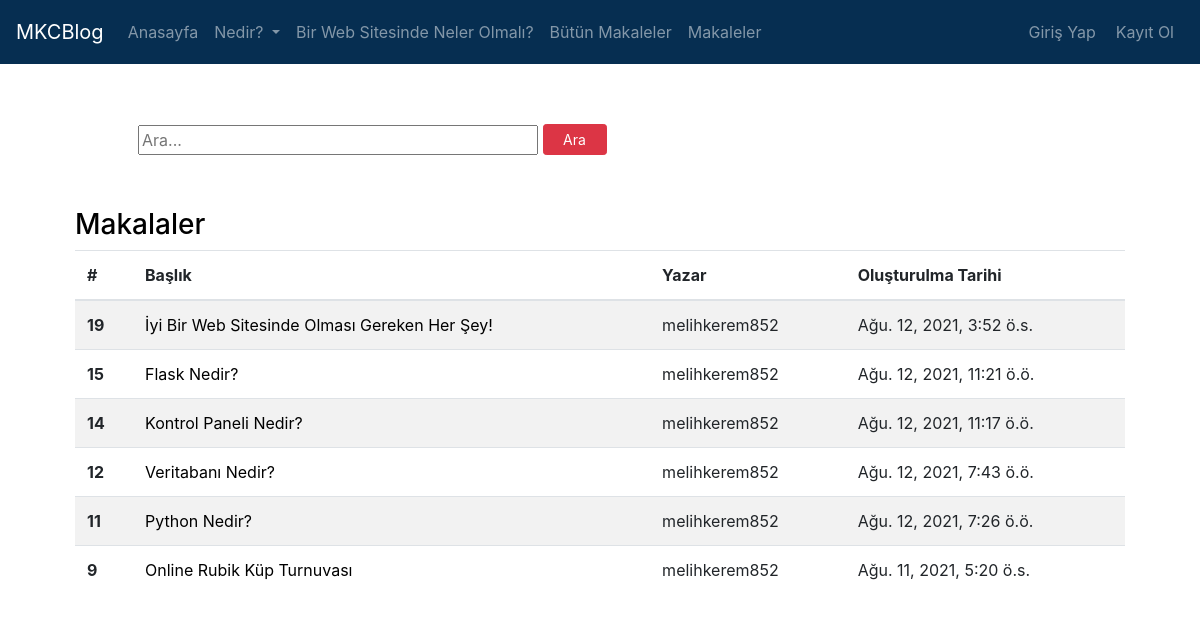
The app's page /articles/, older data.
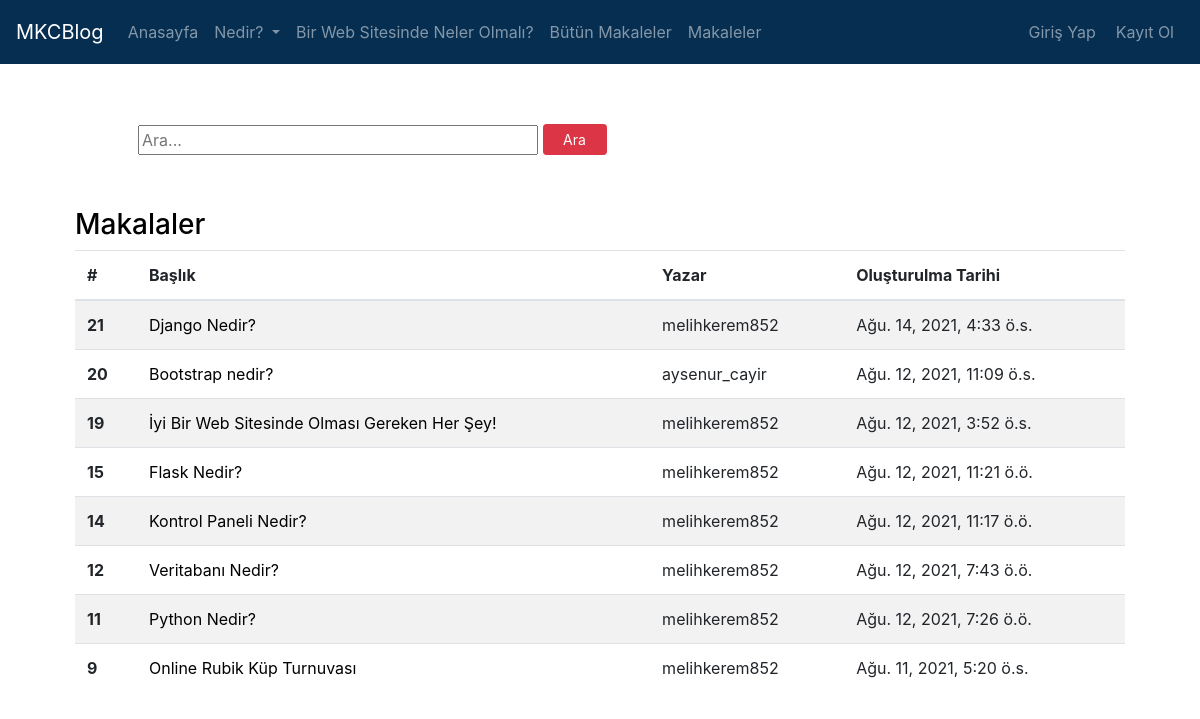
The same page, newer data.
### article/models.py (models this page shows, shortened)
class Article(models.Model):
    author = models.ForeignKey("auth.User",on_delete = models.CASCADE,verbose_name = "Yazar ")
    title = models.CharField(max_length = 50,verbose_name = "Başlık")
    content = RichTextField()
    created_date = models.DateTimeField(auto_now_add=True,verbose_name="Oluşturulma Tarihi")
    article_image = models.FileField(blank = True,null = True,verbose_name="Makaleye Fotoğraf Ekleyin")
    class Meta:
        ordering = ['-created_date']

### article/views.py (the view)
# urls.py: path('',views.articles,name = "articles"),
def articles(response):
    keyword= response.GET.get("keyword")
    if keyword:
        articles=Article.objects.filter(title__contains = keyword)
        return render(response,"articles.html",{"articles":articles})
    articles= Article.objects.all()
    return render(response,"articles.html",{"articles":articles})

### templates/articles.html (shortened to what this page needs)
{% extends "layout.html" %}
{% block body %}
 <div class="col-md-10 m-5 search ">
    <form>
        <input type="text" name = "keyword" class="input-sm search-area" maxlength="80" placeholder="Ara...">
        <button type="submit" class="btn btn-danger btn-sm search-btn">Ara</button>
    </form>
    </div>
<h3>  Makalaler  </h3>
{% if articles %}
<div class="table">
<table class="table table-striped table-hover">
  <thead>
    <tr>
      <th scope="col">#</th>
      <th scope="col">Başlık</th>
      <th scope="col">Yazar</th>
      <th scope="col">Oluşturulma Tarihi</th>
    </tr>
  </thead>
  <tbody>
    {% for article in articles %}
        <tr>
        <th scope="row">{{article.id}}</th>
        <td><a href="{% url 'article:detail' article.id%}">{{article.title}}</a></td>
        <td>{{article.author}}</td>
        <td>{{article.created_date}}</td>
        </tr>
    {% endfor %}
  </tbody>
</table>
{% endif %}
</div>
{% endblock body %}

### templates/layout.html (shortened to what this page needs)
<!DOCTYPE html>
{% load static %}
<html lang="en">
<head>
    <link rel="stylesheet" href="https://maxcdn.bootstrapcdn.com/bootstrap/4.0.0/css/bootstrap.min.css">
    <link rel="stylesheet" href="{% static 'style.css' %}">
    <link rel="stylesheet" media="(max-width:500px)" href="{% static 'telefon.css' %}"/>
</head>
<body>
{% include "includes/navbar.html" %}
<div style="margin-top:60px; margin-bottom:60px; margin-left: auto; margin-right:auto; width:90%; background-color:wihte;" class="container">
    {% block body %}
    {% endblock %}
</div>
</body>
</html>

### templates/includes/navbar.html (shortened to what this page needs)
<nav id ="navbar" class="navbar navbar-expand-lg navbar-dark " style="z-index: 3">
  <a class="navbar-brand" href="/">MKCBlog</a>
  <div class="collapse navbar-collapse" id="navbarSupportedContent" ">
    <ul class="navbar-nav mr-auto">
      <li class="nav-item active">
        <a class="nav-link" href="{%url 'index'%}"><span class="navbar-text">Anasayfa</span><span class="sr-only">(current)</span></a>
      </li>
      <li class="nav-item dropdown">
        <a class="nav-link dropdown-toggle" href="#" id="navbarDropdown" role="button" data-toggle="dropdown" aria-haspopup="true" aria-expanded="false">
          <span class="navbar-text">Nedir?</span>
        </a>
      </li>
      <li class="nav-item">
        <a class="nav-link link" href="/articles/article/19"><span class="navbar-text">Bir Web Sitesinde Neler Olmalı?</span></a>
      </li>
      <li class="nav-item">
        <a class="nav-link" href="{% url 'article:articles' %}"><span class="navbar-text">Bütün Makaleler</span></a>
      </li>
      <li class="nav-item">
        <a class="nav-link" href="{% url 'article:articles2' %}"><span class="navbar-text">Makaleler</span></a>
      </li>
    </ul>
    <ul id="nav-list" class="navbar-nav ml-auto">
    {% if request.user.is_authenticated %}
      <li class="nav-item active nav-links giris-cıkıs"><a href="{% url 'article:dashboard' %}" style="margin:5px 10px; color:white; text-decoration:none;"><span class="navbar-text">Konrol Paneli</span></a></li>
      <li class="nav-item active nav-links giris-cıkıs"><a href="{% url 'user:logout' %}" style="margin:5px 10px; color:white; text-decoration:none;"><span class="navbar-text">Çıkış Yap</span></a></li>
    {% else %}
      <li class="nav-item active nav-links giris-cıkıs"><a href="{% url 'user:login' %}" style="margin:5px 10px; color:white; text-decoration:none;"><span class="navbar-text">Giriş Yap</span></a></li>
      <li class="nav-item active nav-links giris-cıkıs"><a href="{% url 'user:register' %}"style="margin:5px 10px; color:white; text-decoration:none;"><span class="navbar-text">Kayıt Ol</span></a></li>
  {% endif %}
    </ul>
  </div>
</nav>

### static/style.css (style rules this page uses)
body { background-color: white; }
h3 { color: black; }
a { color: black; text-decoration:none; }
#navbar { background-color:#062e51; height:4rem; }
.search-area { width:25rem; }
.search-btn { margin-bottom:5px; width:4rem }

### static/telefon.css (style rules this page uses)
.navbar-dark .navbar-nav .nav-link { color: rgba(255,255,255,.5); background-color: #062e51; }
.giris-cıkıs { background-color: #062e51; }
.navbar-text { margin-left: 10px; }
.table { margin-left: -10px; }
.table td, .table th { padding: 0%; margin-left: -50px; }
.search-area { width:25rem; }
.search-btn { margin-bottom:20px; width:4rem }
.search-area { margin:-2rem 0 -2rem -3rem; width: 12rem; }
.search-btn { width:3rem; margin-top: 1rem; }

Row changes from the older to the newer data that the page shows:
added Article: id "21", title "Django Nedir?", author "melihkerem852", created_date "Ağu. 14, 2021, 4:33 ö.s."
added Article: id "20", title "Bootstrap nedir?", author "aysenur_cayir", created_date "Ağu. 12, 2021, 11:09 ö.s."
